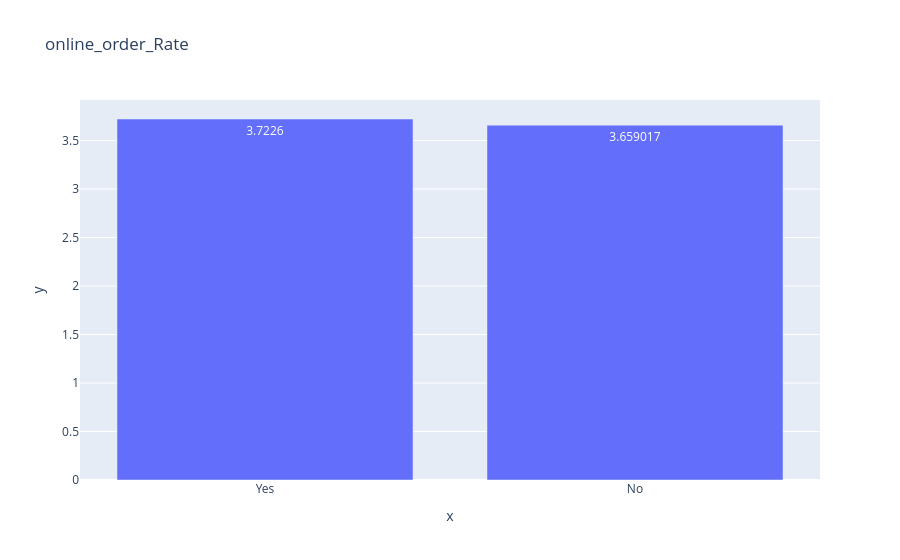
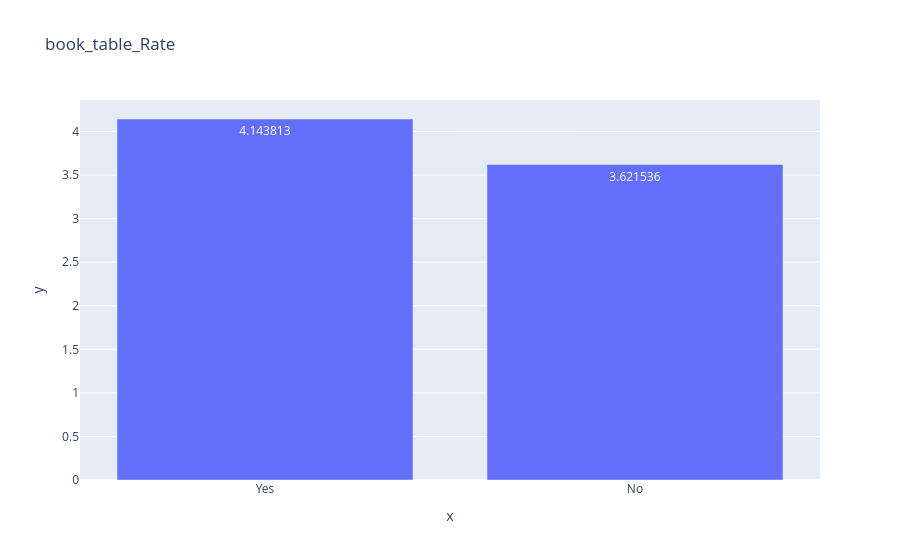

The notebook cell saved with these charts, in order:
### Code cell
def online_offline_rate(df,col):
    
    fig= px.bar(x=df.index, y=df.values, text_auto=True,title = f"{col}_Rate")
    fig.show()

df_online= df.groupby(by='online_order')['rate'].mean().sort_values(ascending=False)
online_offline_rate(df_online,'online_order')

df_offline= df.groupby(by='book_table')['rate'].mean().sort_values(ascending=False)
online_offline_rate(df_offline,'book_table')

### Figure 1 — Plotly figure (JSON) as saved in the notebook; plotly's stock layout.template omitted (floating-point values rounded to 4 significant figures)
{"data": [{"alignmentgroup": "True", "hovertemplate": "x=%{x}<br>y=%{y}<extra></extra>", "legendgroup": "", "marker": {"color": "#636efa", "pattern": {"shape": ""}}, "name": "", "offsetgroup": "", "orientation": "v", "showlegend": false, "textposition": "auto", "texttemplate": "%{y}", "type": "bar", "x": ["Yes", "No"], "xaxis": "x", "y": [3.723, 3.659], "yaxis": "y"}], "layout": {"autosize": true, "barmode": "relative", "legend": {"tracegroupgap": 0}, "title": {"text": "online_order_Rate"}, "xaxis": {"anchor": "y", "autorange": true, "domain": [0, 1], "range": [-0.5, 1.5], "title": {"text": "x"}, "type": "category"}, "yaxis": {"anchor": "x", "autorange": true, "domain": [0, 1], "range": [0, 3.919], "title": {"text": "y"}, "type": "linear"}}}

### Figure 2 — Plotly figure (JSON) as saved in the notebook; plotly's stock layout.template omitted (floating-point values rounded to 4 significant figures)
{"data": [{"alignmentgroup": "True", "hovertemplate": "x=%{x}<br>y=%{y}<extra></extra>", "legendgroup": "", "marker": {"color": "#636efa", "pattern": {"shape": ""}}, "name": "", "offsetgroup": "", "orientation": "v", "showlegend": false, "textposition": "auto", "texttemplate": "%{y}", "type": "bar", "x": ["Yes", "No"], "xaxis": "x", "y": [4.144, 3.622], "yaxis": "y"}], "layout": {"autosize": true, "barmode": "relative", "legend": {"tracegroupgap": 0}, "title": {"text": "book_table_Rate"}, "xaxis": {"anchor": "y", "autorange": true, "domain": [0, 1], "range": [-0.5, 1.5], "title": {"text": "x"}, "type": "category"}, "yaxis": {"anchor": "x", "autorange": true, "domain": [0, 1], "range": [0, 4.362], "title": {"text": "y"}, "type": "linear"}}}
